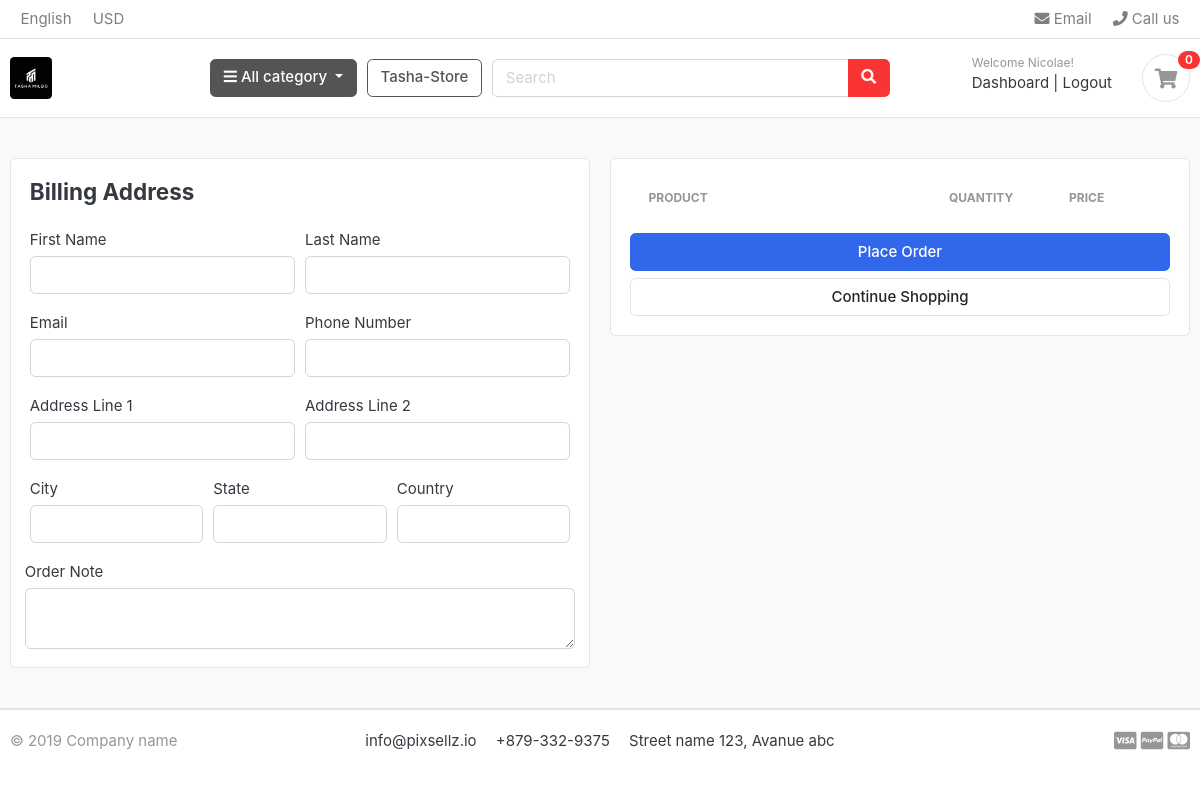
The app's page /cart/checkout/ (signed in), older data.
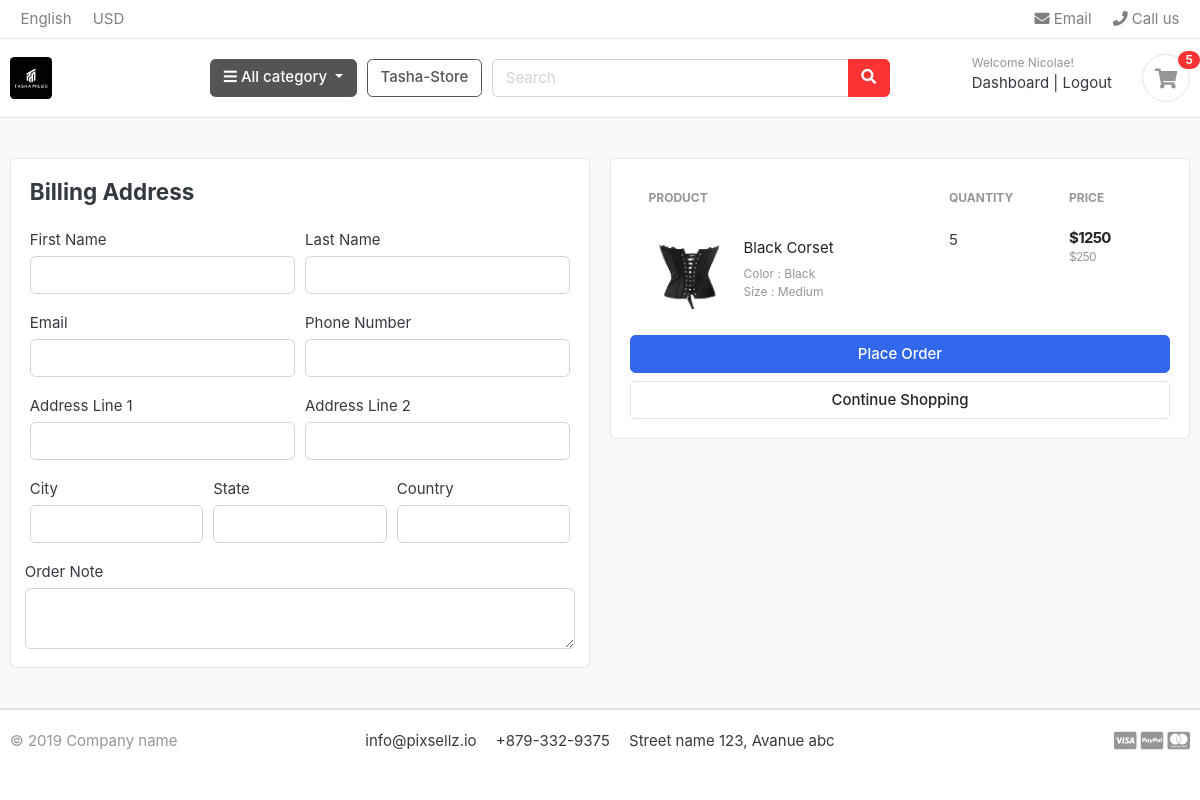
The same page, newer data.
### carts/models.py (models this page shows, shortened)
class CartItem(models.Model):
    user = models.ForeignKey(Account, on_delete=models.CASCADE, null=True)
    product = models.ForeignKey(Product, on_delete=models.CASCADE)
    variations = models.ManyToManyField(Variation, blank=True)
    cart = models.ForeignKey(Cart, on_delete=models.CASCADE, null=True)
    quantity = models.IntegerField()
    is_active = models.BooleanField(default=True)
    def sub_total(self):
        return self.product.price * self.quantity

### store/models.py (models this page shows, shortened)
class Product(models.Model):
    product_name = models.CharField(max_length=200, unique=True)
    slug         = models.SlugField(max_length=200, unique=True)
    description  = models.TextField(max_length=500, blank=True)
    price        = models.IntegerField()
    images       = models.ImageField(upload_to='photos/products')
    stock        = models.IntegerField()
    is_available = models.BooleanField(default=True)
    category     = models.ForeignKey(Category, on_delete=models.CASCADE)
    created_date  = models.DateTimeField(auto_now_add=True)
    modified_date= models.DateTimeField(auto_now=True)
    def get_url(self):
        return reverse('product_detail', args=[self.category.slug, self.slug])

class Variation(models.Model):
    product = models.ForeignKey(Product, on_delete=models.CASCADE)
    variation_category = models.CharField(max_length=100, choices=variation_category_choice)
    variation_value = models.CharField(max_length=100)
    is_active = models.BooleanField(default=True)
    create_date = models.DateTimeField(auto_now=True)
    objects = VariationManager()

### carts/views.py (the view)
# urls.py: path('checkout/', views.checkout, name="checkout"),
@login_required(login_url='login')
def checkout(request, total=0, quantity=0, cart_items=None):
    try:
        tax = 0
        grand_total = 0
        if request.user.is_authenticated:
            cart_items = CartItem.objects.filter(user=request.user, is_active=True)
        else:
            cart = Cart.objects.get(cart_id=_cart_id(request))
            cart_items = CartItem.objects.filter(cart=cart, is_active=True)
        for cart_item in cart_items:
            total += (cart_item.product.price * cart_item.quantity)
            quantity += cart_item.quantity
        tax = (2 * total)/100
        grand_total = total +tax
    except ObjectDoesNotExist:
        pass
    context = {
      'total': total,
      'quantity': quantity,
      'cart_items': cart_items,
      'tax': tax,
      'grand_total': grand_total,
    }
    return render(request, 'store/checkout.html', context)

### carts/context_processors.py (called while the page is built)
def counter(request):
    cart_count = 0
    if 'admin' in request.path:
        return()
    else:
        try:
            cart = Cart.objects.filter(cart_id=_cart_id(request))
            if request.user.is_authenticated:
                cart_items = CartItem.objects.all().filter(user=request.user)
            else:
                cart_items = CartItem.objects.all().filter(cart=cart[:1])
            for cart_item in cart_items:
                cart_count += cart_item.quantity
        except Cart.DoesNotExist:
            cart_count = 0
    return dict(cart_count=cart_count)

### carts/views.py (called while the page is built)
def _cart_id(request):
    cart = request.session.session_key
    if not cart:
        cart = request.session.create()
    return cart

### category/context_processors.py (called while the page is built)
def menu_links(request):
    links = Category.objects.all()
    return dict(links=links)

### category/models.py (called while the page is built)
    def get_url(self):
            return reverse('products_by_category', args=[self.slug])

### templates/store/checkout.html (shortened to what this page needs)
{% extends 'base.html' %}
{% load static %}
{% block content %}
<section class="section-content padding-y bg">
<div class="container">
<div class="row">
	<aside class="col-lg-6">
<div class="card">
<div class="card-body">
  <h4 class="card-title mb-4">Billing Address</h4>
  <form action="" method="POST">
    <div class="form-row">
      <div class="col form-group">
        <label for="">First Name</label>
        <input type="text" name="first_name" class="form-control" required>
      </div>
      <div class="col form-group">
        <label for="">Last Name</label>
        <input type="text" name="last_name" class="form-control" required>
      </div>
    </div>
    <div class="form-row">
      <div class="col form-group">
        <label for="">Email</label>
        <input type="email" name="email" class="form-control" required>
      </div>
      <div class="col form-group">
        <label for="">Phone Number</label>
        <input type="text" name="phone" class="form-control" required>
      </div>
    </div>
    <div class="form-row">
      <div class="col form-group">
        <label for="">Address Line 1</label>
        <input type="text" name="address_line_1" class="form-control" required>
      </div>
      <div class="col form-group">
        <label for="">Address Line 2</label>
        <input type="text" name="address_line_2" class="form-control">
      </div>
    </div>
    <div class="form-row">
      <div class="col form-group">
        <label for="">City</label>
        <input type="text" name="city" class="form-control" required>
      </div>
      <div class="col form-group">
        <label for="">State</label>
        <input type="text" name="state" class="form-control" required>
      </div>
      <div class="col form-group">
        <label for="">Country</label>
        <input type="text" name="country" class="form-control" required>
      </div>
      </div>
      <div class="form-row">
        <label for="">Order Note</label>
        <textarea name="order_note" rows="2" class="form-control"></textarea>
      </div>
</div>
</div>
	</aside>
	<aside class="col-lg-6">
		<div class="card">
		<div class="card-body">
      <table class="table table-borderless table-shopping-cart">
      <thead class="text-muted">
      <tr class="small text-uppercase">
        <th scope="col">Product</th>
        <th scope="col" width="120">Quantity</th>
        <th scope="col" width="120">Price</th>
      </tr>
      </thead>
      <tbody>
      {% for cart_item in cart_items %}
      <tr>
      	<td>
      		<figure class="itemside align-items-center">
      			<div class="aside"><img src="{{ cart_item.product.images.url }}" class="img-sm"></div>
      			<figcaption class="info">
      				<a href="{{ cart_item.product.get_url }}" class="title text-dark">{{cart_item.product.product_name}}</a>
      				<p class="text-muted small">
      					{% if cart_item.variations.all %}
      					 {% for item in cart_item.variations.all %}
      					   {{ item.variation_category | capfirst }} : {{item.variation_value | capfirst }} <br>
      						{% endfor %}
      					{% endif %}
      				</p>
      			</figcaption>
      		</figure>
      	</td>
      	<td>
          <label for="">{{cart_item.quantity}}</label>
      	</td>
      	<td>
      		<div class="price-wrap">
      			<var class="price">${{cart_item.sub_total}}</var>
      			<small class="text-muted">${{cart_item.product.price}}</small>
      		</div>
      	</td>
      </tr>
      {% endfor %}
      </tbody>
      </table>
      <button type="submit" name="submit" class="btn btn-primary btn-block">Place Order</button>
			<a href="{% url 'store' %}" class="btn btn-light btn-block">Continue Shopping</a>
		</div>
		</div>
</aside>
</div>
</div>
</section>
{% endblock %}

### templates/includes/navbar.html (shortened to what this page needs)
{% load static %}
<header class="section-header">
<nav class="navbar p-md-0 navbar-expand-sm navbar-light border-bottom">
<div class="container">
  <div class="collapse navbar-collapse" id="navbarTop4">
    <ul class="navbar-nav mr-auto">
      <li class="nav-item dropdown">
      <a href="#" class="nav-link">   English </a>
    </li>
    <li class="nav-item dropdown">
      <a href="#" class="nav-link"> USD </a>
    </li>
    </ul>
    <ul class="navbar-nav">
    <li><a href="#" class="nav-link"> <i class="fa fa-envelope"></i> Email </a></li>
    <li><a href="#" class="nav-link"> <i class="fa fa-phone"></i> Call us </a></li>
  </ul>
  </div>
</div>
</nav>
<section class="header-main border-bottom">
  <div class="container">
<div class="row align-items-center">
  <div class="col-lg-2 col-md-3 col-6">
    <a href="{% url 'home'%}" class="brand-wrap">
      <img class="logo" src="{% static './images/tasha_logo.jpg'%}" style="border-radius: 10%;">
    </a>
  </div>
  <div class="col-lg col-sm col-md col-6 flex-grow-0">
    <div class="category-wrap dropdown d-inline-block float-right">
      <button type="button" class="btn btn-secondary dropdown-toggle" data-toggle="dropdown">
        <i class="fa fa-bars"></i> All category
      </button>
    </div>
  </div>
  <a href="{% url 'store' %}" class="btn btn-outline-secondary">Tasha-Store</a>
  <div class="col-lg  col-md-6 col-sm-12 col">
    <form action="{% url 'search' %}" class="search" method='GET'>
      <div class="input-group w-100">
          <input type="text" class="form-control" style="width:60%;" placeholder="Search" name="keyword">
          <div class="input-group-append">
            <button class="btn btn-danger" type="submit">
              <i class="fa fa-search"></i>
            </button>
          </div>
        </div>
    </form>
  </div>
  <div class="col-lg-3 col-sm-6 col-8 order-2 order-lg-3">
        <div class="d-flex justify-content-end mb-3 mb-lg-0">
          {% if user.id is None %}
          <div class="widget-header">
            <small class="title text-muted">Welcome guest!</small>
            <div>
              <a href="{% url 'login' %}">Sign in</a> <span class="dark-transp"> | </span>
              <a href="{% url 'register' %}"> Register</a>
            </div>
          </div>
          {% else %}
          <div class="widget-header">
            <small class="title text-muted">Welcome {{user.first_name}}!</small>
            <div>
              <a href="{% url 'dashboard'%}">Dashboard</a> <span class="dark-transp"> | </span>
              <a href="{% url 'logout'%}">Logout</a>
            </div>
          </div>
          {% endif%}
          <a href="{% url 'cart' %}" class="widget-header pl-3 ml-3">
            <div class="icon icon-sm rounded-circle border"><i class="fa fa-shopping-cart"></i></div>
            <span class="badge badge-pill badge-danger notify">{{cart_count}}</span>
          </a>
        </div>
      </div>
</div>
  </div>
</section>
</header>

Row changes from the older to the newer data that the page shows:
added CartItem: product.images (picture), product.product_name "Black Corset", quantity "5", sub_total "1250", product.price "250"
now on this page (row unchanged): Variation: variation_category "Color", variation_value "Black"
now on this page (row unchanged): Variation: variation_category "Size", variation_value "Medium"
Text that changed along with them:
{{ cart_count }}: "0" → "5"
